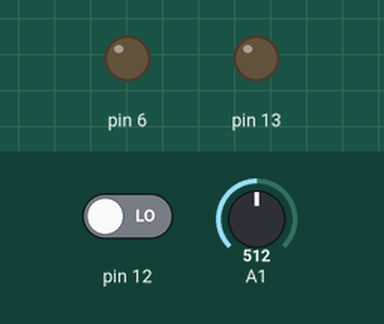
Recording of a sketch running on a simulated Arduino Uno, built with avr-gcc and run on an emulated ATmega328P. Shown: output pins drawn as LEDs (lit = HIGH). The inputs (shaded band) are chosen by the test bench; at power-on: pin 12 LOW, A1 = 512. What the sketch prints to the serial monitor is not drawn.

Above: at 1.2 s.
1.3 s: pin 12 driven HIGH
3.2 s: pin 12 driven LOW
At 4.0 s:
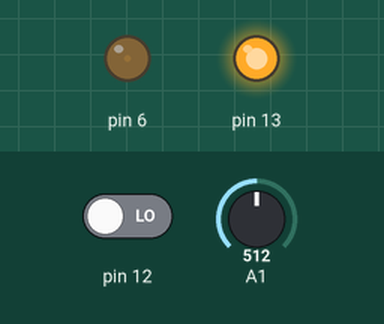
Timing chart, 0 to 6.2 s (numbered marks = the images above; inputs shaded):
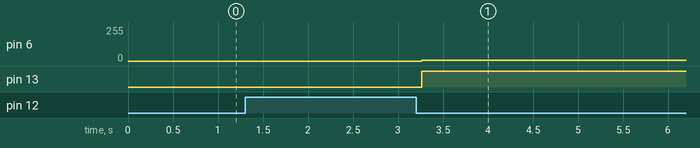

Measured:
- after the input at 1.3 s, every drawn part: stays the same
- after the input at 3.2 s, pin 6: 0/255 → 5/255 after 0.06 s; pin 13: LOW → HIGH after 0.06 s

The sketch:

fan_timer.ino
```cpp
unsigned long preTime = 0;
unsigned long curTime = 0;
int num = 0;
boolean SW = false;

void setup() {
  Serial.begin(9600);
  pinMode(12, INPUT);
  pinMode(13, OUTPUT);
  pinMode(6, OUTPUT);
}

void loop() {
  changeSW();
  setTimer();
  if (num && myTimer(num * 1000)) {
    SW = false;
    num = 0;
  }
  if (SW) {
    digitalWrite(13, HIGH);
    analogWrite(6, analogRead(A1) / 100);
  } else {
    digitalWrite(13, LOW);
    analogWrite(6, 0);
  }
}

void setTimer() {
  if (Serial.available()) {
    num = Serial.read() - '0';
    preTime = millis();
  }
}

boolean myTimer(int waitTime) {
  curTime = millis();
  if (curTime - preTime >= waitTime) {
    preTime = curTime;
    return true;
  }
  return false;
}

void changeSW() {
  if (digitalRead(12) == HIGH) {
    SW = !SW;
    while (digitalRead(12) == HIGH) {
      Serial.println("버튼 눌림");
    }
    delay(50);
  }
}
```
